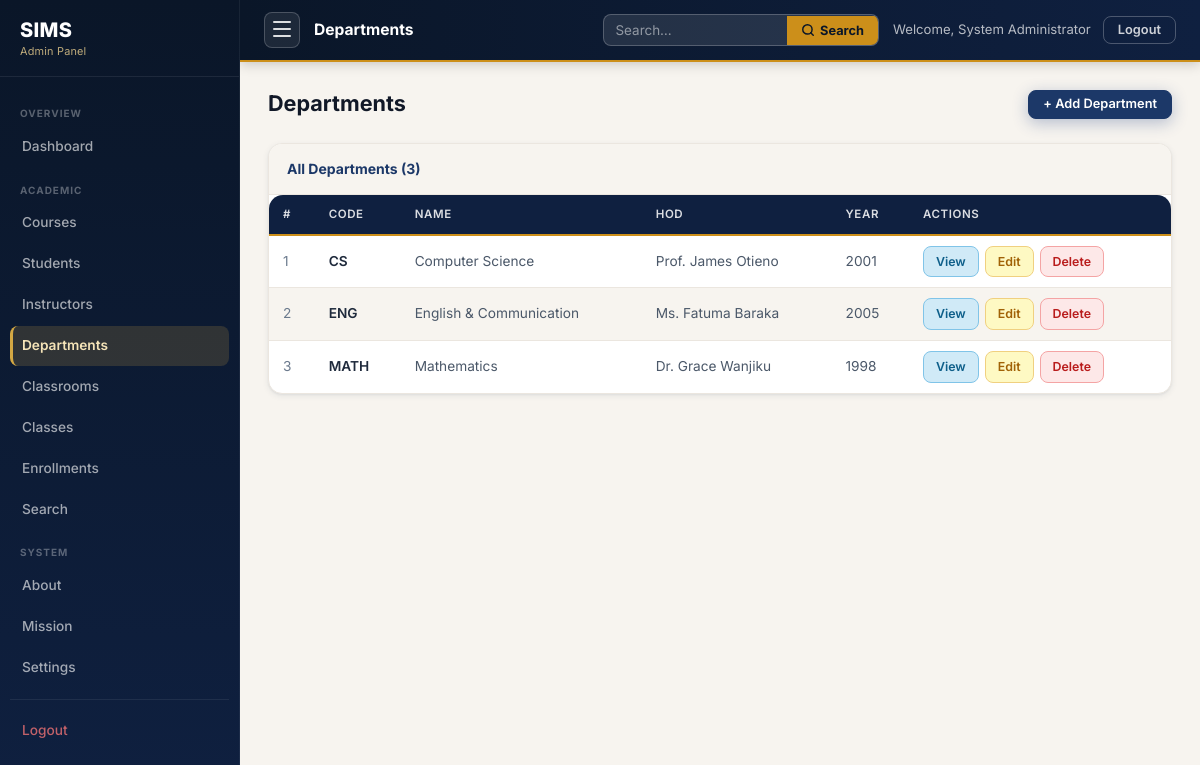
Screenshot of /departments.php (signed in) with the database file from the repository.
### tables this page shows
CREATE TABLE departments (
    department_id    INT          NOT NULL AUTO_INCREMENT,
    dept_code        VARCHAR(10)  NOT NULL,
    dept_name        VARCHAR(100) NOT NULL,
    hod_name         VARCHAR(150) DEFAULT NULL COMMENT 'Head of Department (optional)',
    established_year YEAR         DEFAULT NULL,

    CONSTRAINT pk_departments PRIMARY KEY (department_id),
    CONSTRAINT uq_dept_code   UNIQUE (dept_code),
    CONSTRAINT uq_dept_name   UNIQUE (dept_name)
);

### departments.php (the view, shortened to what this page needs)
<?php
require_once '../config.php'; require_once 'admin_auth.php';
$depts=$pdo->query("SELECT * FROM departments ORDER BY dept_name")->fetchAll();
require_once '../includes/admin_sidebar.php';
?>
<div class="admin-ph"><div class="admin-ph-row"><h2 class="admin-ph-title">Departments</h2><a href="departments.php?action=add" class="btn btn-primary btn-sm">+ Add Department</a></div></div>
<div class="admin-table-card">
  <div class="admin-table-toolbar"><span class="admin-table-toolbar-title">All Departments (<?=count($depts)?>)</span>
  </div>
  <div class="admin-table-wrap">
    <?php if(empty($depts)):?><p class="admin-empty">No departments found.</p><?php else:?>
    <table id="depts-table">
      <thead><tr><th>#</th><th>Code</th><th>Name</th><th>HOD</th><th>Year</th><th>Actions</th></tr></thead>
      <tbody>
      <?php foreach($depts as $i=>$d):?>
        <tr>
          <td style="color:var(--text-muted)"><?=$i+1?></td>
          <td><strong><?=htmlspecialchars($d['dept_code'],ENT_QUOTES,'UTF-8')?></strong></td>
          <td><?=htmlspecialchars($d['dept_name'],ENT_QUOTES,'UTF-8')?></td>
          <td><?=htmlspecialchars($d['hod_name']??'—',ENT_QUOTES,'UTF-8')?></td>
          <td><?=htmlspecialchars($d['established_year']??'—',ENT_QUOTES,'UTF-8')?></td>
          <td><div class="act-row">
            <a href="department_view.php?id=<?=(int)$d['department_id']?>" class="btn-view">View</a>
            <a href="department_edit.php?id=<?=(int)$d['department_id']?>" class="btn-edit">Edit</a>
            <a href="department_delete.php?id=<?=(int)$d['department_id']?>" class="btn-delete" onclick="return confirm('Delete department <?=htmlspecialchars($d['dept_name'],ENT_QUOTES,'UTF-8')?>?')">Delete</a>
          </div></td>
        </tr>
      <?php endforeach;?>
      </tbody>
    </table>
    <?php endif;?>
  </div>
</div>
<?php require_once '../includes/admin_footer.php'; ?>

### admin.css (style rules this page uses)
.admin-body { background: var(--bg-tinted); display: block; }
.admin-ph { margin-bottom: 24px; }
.admin-ph-row { display: flex; align-items: center; justify-content: space-between; flex-wrap: wrap; gap: 12px; }
.admin-ph-title { font-size: 1.35rem; font-weight: 700; color: var(--text-900); line-height: 1.2; }
.admin-table-card { background: var(--surface); border: 1px solid var(--border-light); border-radius: var(--r-lg); box-shadow: var(--shadow-sm); overflow: hidden; margin-bottom: 24px; }
.admin-table-toolbar { display: flex; align-items: center; justify-content: space-between; flex-wrap: wrap; gap: 12px; padding: 14px 18px; border-bottom: 1px solid var(--border-light); background: var(--bg-tinted); }
.admin-table-toolbar-title { font-size: 0.875rem; font-weight: 700; color: var(--primary); }
.admin-table-wrap { overflow-x: auto; }
.admin-table-wrap table { width: 100%; border-collapse: collapse; font-size: 0.855rem; }
.admin-table-wrap thead tr { background: var(--primary-900); }
.admin-table-wrap thead th { color: rgba(255,255,255,0.85); font-size: 0.72rem; font-weight: 600; text-transform: uppercase; letter-spacing: 0.6px; padding: 10px 14px; text-align: left; white-space: nowrap; border-bottom: 2px solid var(--accent-600); }
.admin-table-wrap tbody tr { border-bottom: 1px solid var(--border-light); transition: background 120ms; }
.admin-table-wrap tbody tr:last-child { border-bottom: none; }
.admin-table-wrap tbody tr:nth-child(even) { background: var(--bg-tinted); }
.admin-table-wrap tbody td { padding: 10px 14px; color: var(--text-secondary); vertical-align: middle; }
.admin-table-wrap tbody td strong { color: var(--text); }
.act-row { display: flex; gap: 6px; flex-wrap: wrap; }
.btn-view { background: var(--info-light); color: var(--info); border: 1px solid var(--info-border); font-size: 0.775rem; padding: 5px 12px; border-radius: var(--r); font-weight: 600; text-decoration: none; white-space: nowrap; display: inline-block; transition: background 140ms; }
.btn-edit { background: var(--warning-light); color: var(--warning); border: 1px solid var(--warning-border); font-size: 0.775rem; padding: 5px 12px; border-radius: var(--r); font-weight: 600; text-decoration: none; white-space: nowrap; display: inline-block; transition: background 140ms; }
.btn-delete { background: var(--error-light); color: var(--error); border: 1px solid var(--error-border); font-size: 0.775rem; padding: 5px 12px; border-radius: var(--r); font-weight: 600; text-decoration: none; white-space: nowrap; display: inline-block; transition: background 140ms; cursor: pointer; }

### rows the page displays
departments: dept_code "CS", dept_name "Computer Science", hod_name "Prof. James Otieno", established_year "2001"
departments: dept_code "ENG", dept_name "English & Communication", hod_name "Ms. Fatuma Baraka", established_year "2005"
departments: dept_code "MATH", dept_name "Mathematics", hod_name "Dr. Grace Wanjiku", established_year "1998"

### other values shown
$label "Dashboard"
$label "Courses"
$label "Students"
$label "Instructors"
$label "Departments"
$label "Classrooms"
$label "Classes"
$label "Enrollments"
$label "Search"
$label "About"
$label "Mission"
$label "Settings"
$pageTitle "Departments"
$adminName "System Administrator"
count($depts) "3"
